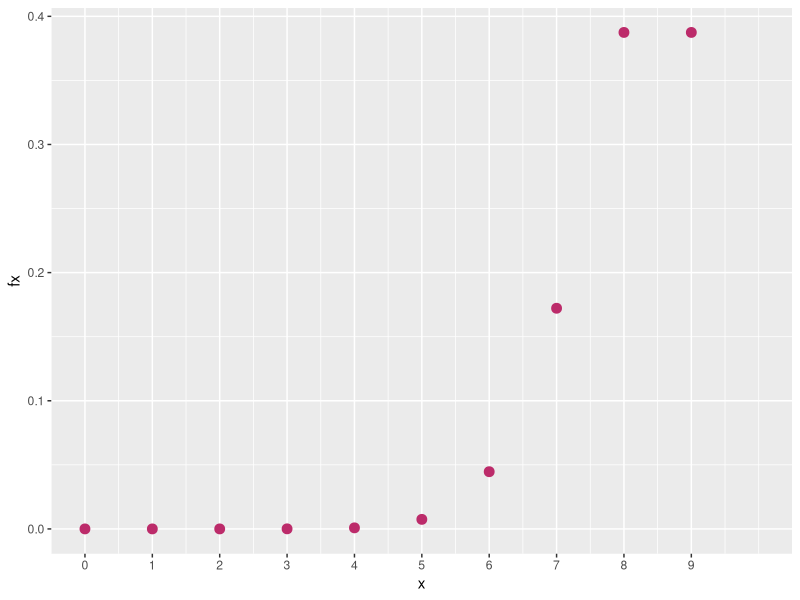
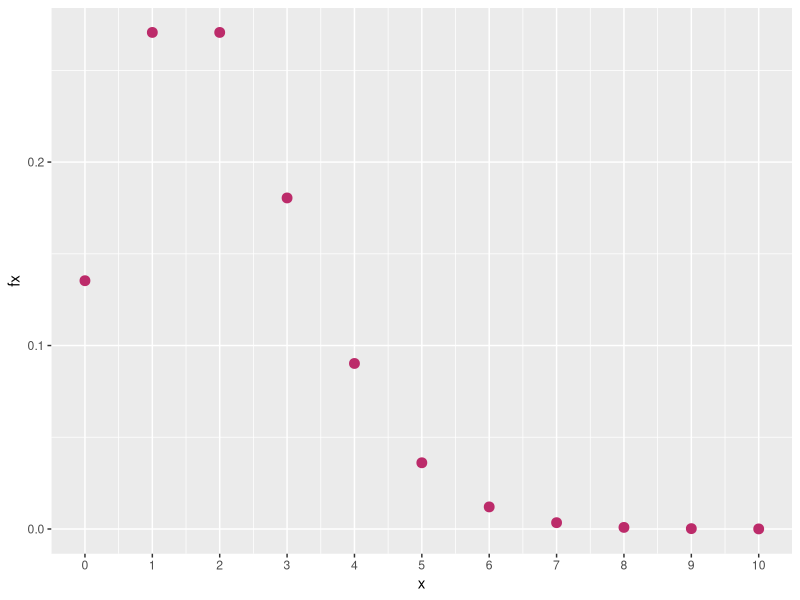
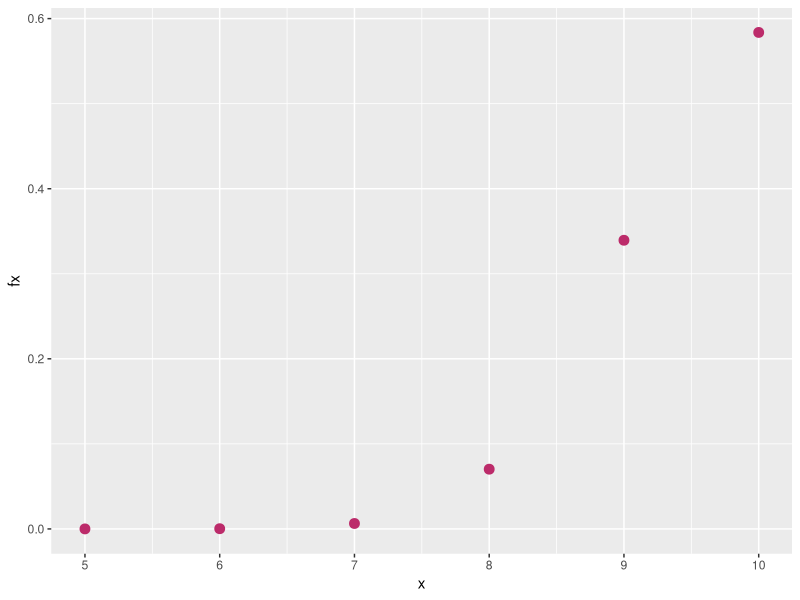
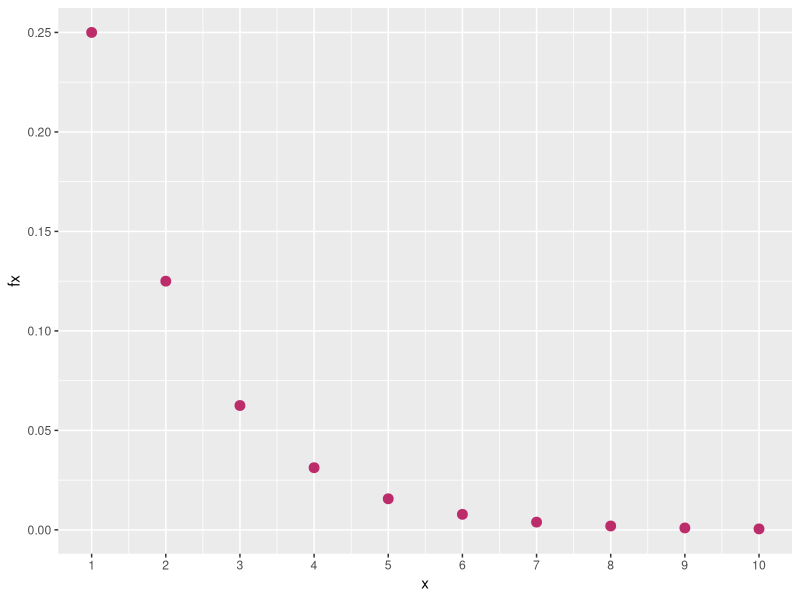
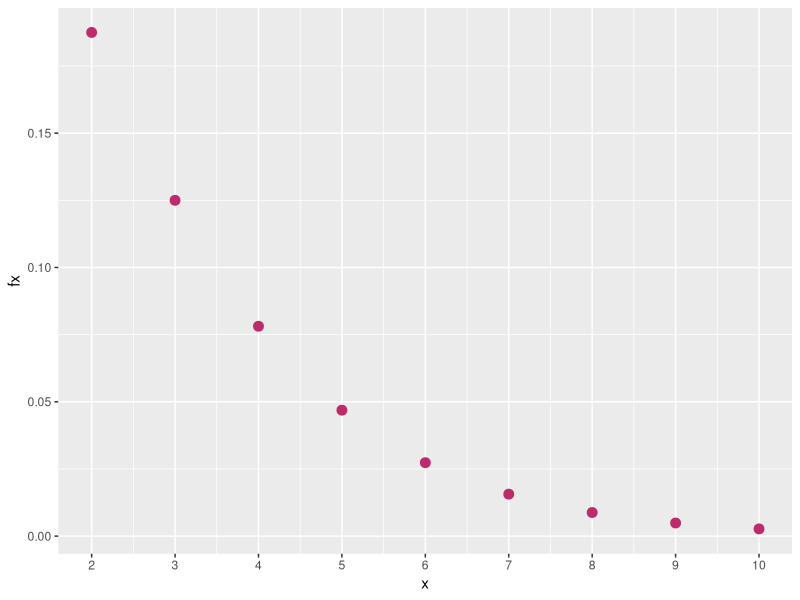
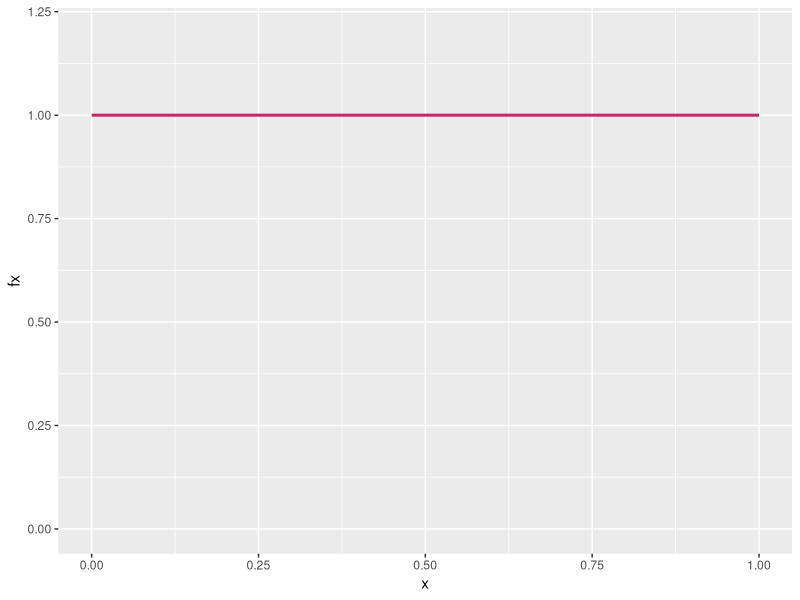
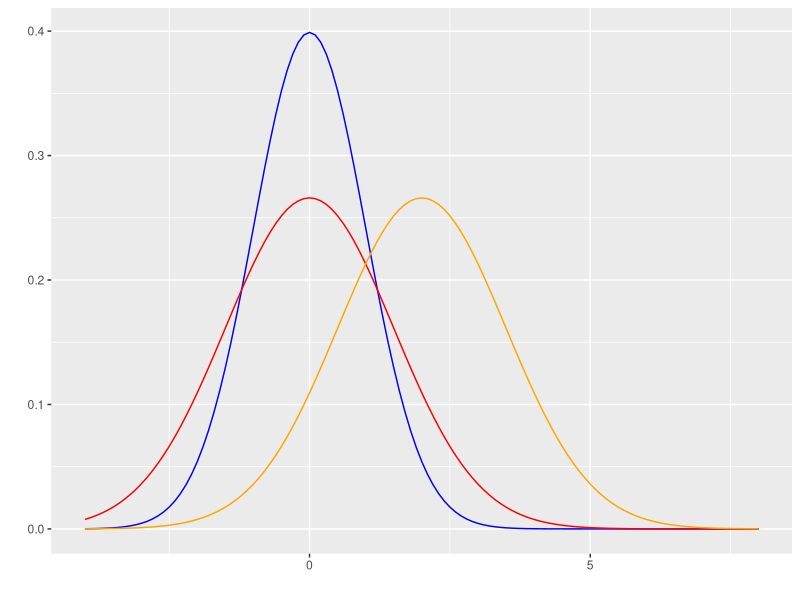
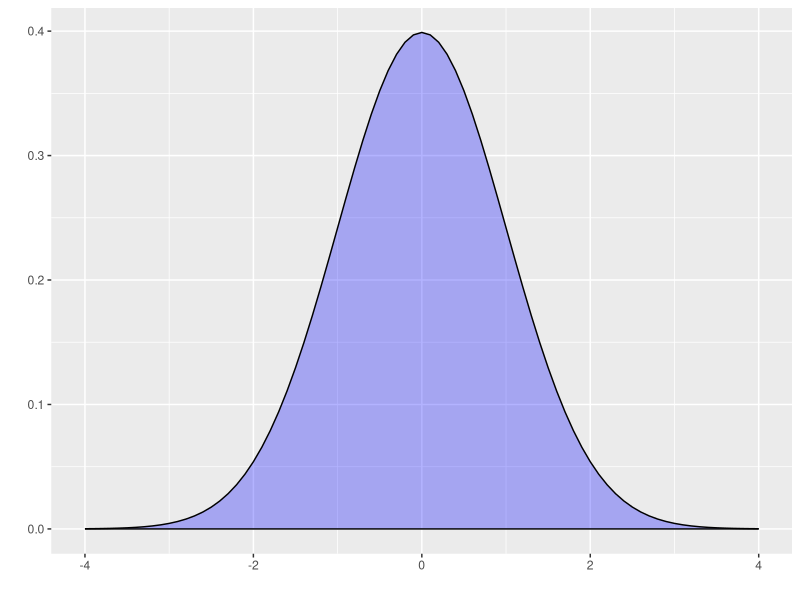

The R script that drew these images, in order:
## ---- chunk 1
knitr::opts_chunk$set(echo = TRUE,comment = NA)

# colores
c0="#0DA5A6" # VERDE CLARO
c1="#E77C00" # NARANJA
c2="#6666FF" # AZUL  
c3="#4CBFBA" # VERDE CLARO  
c4="#E09600" # AMARILLO  
c5="#BC2B6A" # MORADO 

library(ggplot2)

## ---- chunk 2
library(ggplot2)
# modelo binomial  ok
x=0:9
fx=dbinom(x,9,0.90)
dat=data.frame(x,fx)


ggplot(dat) + geom_point(aes(x, fx),colour = "#BC2B6A", size = 3) +
  scale_x_continuous(limits = c(0, 10),
                     breaks = c(0,1,2,3,4,5,6,7,8,9), 
                     labels = c('0','1','2','3','4','5','6','7','8','9'))
## ---- chunk 3
 dbinom(7,9,0.90)
## ---- chunk 4
# poiss ok
library(ggplot2)
x=0:10
fx=dpois(x,2)
dat=data.frame(x,fx)


ggplot(dat) + geom_point(aes(x, fx),colour = "#BC2B6A", size = 3) +
  scale_x_continuous(limits = c(0, 10),
                     breaks = c(0,1,2,3,4,5,6,7,8,9,10), 
                     labels = c('0','1','2','3','4','5','6','7','8','9','10'))
## ---- chunk 5
dpois(0,2)
## ---- chunk 6
# hyper ok
library(ggplot2)
x=5:10
fx=dhyper(x,95,5,10)
dat=data.frame(x,fx)


ggplot(dat) + geom_point(aes(x, fx),colour = "#BC2B6A", size = 3) +
  scale_x_continuous(limits = c(5, 10),
                     breaks = c(5,6,7,8,9,10), 
                     labels = c('5','6','7','8','9','10'))
## ---- chunk 7

phyper(0,5,135,20, lower.tail = FALSE)
## ---- chunk 8
# geom 
library(ggplot2)
x=1:10
fx=dgeom(x,0.5)
dat=data.frame(x,fx)


ggplot(dat) + geom_point(aes(x, fx),colour = "#BC2B6A", size = 3) +
  scale_x_continuous(limits = c(1, 10),
                     breaks = c(1,2,3,4,5,6,7,8,9,10), 
                     labels = c('1','2','3','4','5','6','7','8','9','10'))
## ---- chunk 9
dgeom(2, 0.50)
0.50*0.50
## ---- chunk 10
# nbiom
library(ggplot2)
x=2:10
fx=dnbinom(x,2,0.50)
dat=data.frame(x,fx)


ggplot(dat) + geom_point(aes(x, fx),colour = "#BC2B6A", size = 3) +
  scale_x_continuous(limits = c(2, 10),
                     breaks = c(2,3,4,5,6,7,8,9,10), 
                     labels = c('2','3','4','5','6','7','8','9','10'))
## ---- chunk 11
# uniforme
library(ggplot2)
x= c(0,1) 
fx=c(1,1) 
dat=data.frame(x,fx)
ggplot(data=dat,aes(x=x, y=fx))+ 
  scale_y_continuous(limits=c(0,1.2))+
  geom_line(size = 1, color="#BC2B6A") 
## ---- chunk 12
# Distribucion normal
library(ggfortify)

p=ggdistribution(dnorm, seq(-4, 8, 0.1), mean = 0, sd = 1,colour = 'blue')
p=ggdistribution(dnorm, seq(-4, 8, 0.1), mean = 0, sd = 1.5,colour = 'red', p=p)
ggdistribution(dnorm, seq(-4, 8, 0.1),   mean = 2, sd = 1.5,colour = 'orange', p=p)
## ---- chunk 13
library(ggfortify)
ggdistribution(dnorm, seq(-4, 4, 0.1), mean = 0, sd = 1,fill = 'blue')
## ---- chunk 14
pnorm(70, mean=60, sd=4, lower.tail=FALSE)
## ---- chunk 15
#exponencial
library(ggfortify)
p=ggdistribution(dexp, seq(0, 10, 0.1),rate=1 ,colour = 'blue')
p=ggdistribution(dexp, seq(0, 10, 0.1),rate=2 ,colour = 'red', p=p)
ggdistribution(dexp, seq(0, 10, 0.1),rate=0.5,colour = 'orange', p=p)
## ---- chunk 16
library(ggfortify)
ggdistribution(pexp, seq(0, 10, 0.1),rate=1 ,colour = 'blue')
## ---- chunk 17
 pexp(20,1/15, lower.tail=FALSE)
## ---- chunk 18
# gamma
library(ggfortify)
p=ggdistribution(dgamma, seq(0, 15, 0.1),shape=3,rate=1 ,colour= 'blue')
p=ggdistribution(dgamma, seq(0, 15, 0.1),shape=2,rate=1 ,colour = 'red', p=p)
ggdistribution(dgamma, seq(0, 15, 0.1),shape=5,rate=1,colour = 'orange', p=p)

## ---- chunk 19
pgamma(10,3,0.5, lower.tail = FALSE)
## ---- chunk 20
# weibull
library(ggfortify)
p=ggdistribution(dweibull, seq(0, 5, 0.01),shape=0.8,scale=1 ,colour = 'blue')
p=ggdistribution(dweibull, seq(0, 5, 0.01),shape=2,scale=1 ,colour = 'red', p=p)
ggdistribution(dweibull, seq(0, 5, 0.01),shape=2,scale=2,colour = 'orange', p=p)
